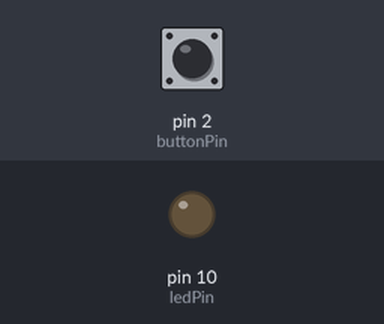
Bench run of a sketch on a simulated Arduino Uno, built with avr-gcc and run on an emulated ATmega328P. On the bench: output pins drawn as LEDs (lit = HIGH). The test bench sets the inputs (shaded band); at power-on: pin 2 (buttonPin) LOW.

Above: at 1.2 s.
1.3 s: pin 2 (buttonPin) pulled HIGH for 0.15 s
At 2.3 s:
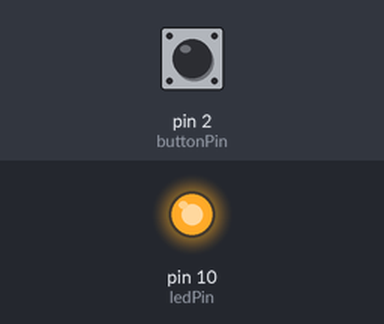
2.9 s: pin 2 (buttonPin) pulled HIGH for 1 s
At 3.5 s:
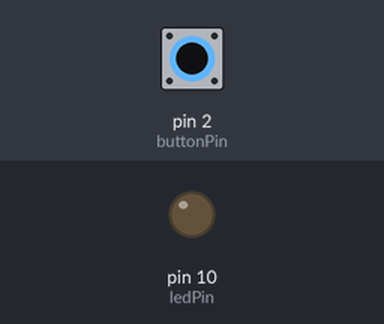
5.4 s: pin 2 (buttonPin) pulled HIGH for 3.2 s
At 6.6 s:
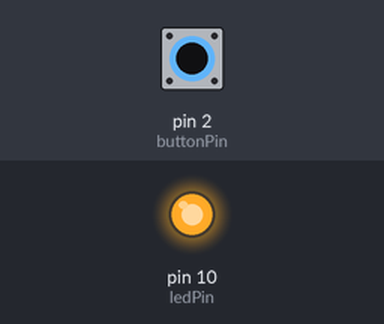
Timing chart, 0 to 8.4 s (numbered marks = the images above; inputs shaded):
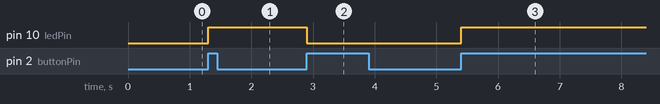

Measured:
- after the input at 1.3 s, pin 10 (ledPin): LOW → HIGH at once
- after the input at 2.9 s, pin 10 (ledPin): HIGH → LOW at once
- after the input at 5.4 s, pin 10 (ledPin): LOW → HIGH at once

The sketch:

interrupt_button_led.ino
```cpp
const int ledPin = 10;
const int buttonPin = 2;

int led_state = LOW;
bool led_state_changed = false;

void buttonPressed() {
  led_state = (led_state == LOW) ? HIGH : LOW;
  led_state_changed = true;
}

void setup() {
  pinMode(ledPin, OUTPUT);
  pinMode(buttonPin, INPUT);
  attachInterrupt(digitalPinToInterrupt(buttonPin), buttonPressed, RISING);
}

void loop() {
  if (led_state_changed) {
    led_state_changed = false;
    digitalWrite(ledPin, led_state);
  }
}
```
